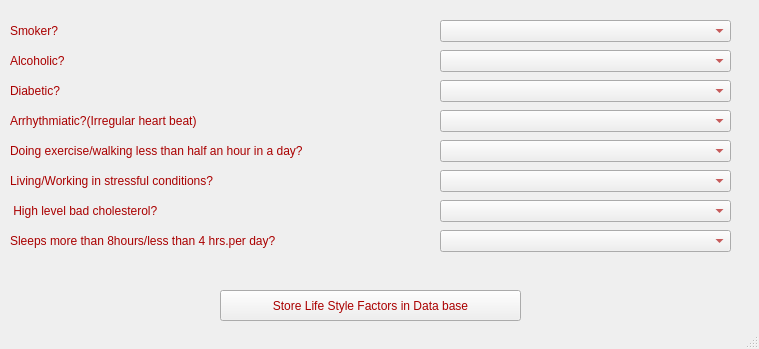
<?xml version="1.0" encoding="UTF-8"?>
<ui version="4.0">
 <class>MainWindow</class>
 <widget class="QMainWindow" name="MainWindow">
  <property name="geometry">
   <rect>
    <x>0</x>
    <y>0</y>
    <width>759</width>
    <height>349</height>
   </rect>
  </property>
  <property name="windowTitle">
   <string>Life Style Factors</string>
  </property>
  <property name="styleSheet">
   <string notr="true">color: rgb(170, 0, 0);
font: 75 12pt &quot;MS Shell Dlg 2&quot;;</string>
  </property>
  <widget class="QWidget" name="centralwidget">
   <widget class="QPushButton" name="pushButton">
    <property name="geometry">
     <rect>
      <x>220</x>
      <y>290</y>
      <width>301</width>
      <height>31</height>
     </rect>
    </property>
    <property name="text">
     <string>Store Life Style Factors in Data base</string>
    </property>
   </widget>
   <widget class="QLabel" name="label_4">
    <property name="geometry">
     <rect>
      <x>10</x>
      <y>50</y>
      <width>321</width>
      <height>21</height>
     </rect>
    </property>
    <property name="text">
     <string>Alcoholic?</string>
    </property>
   </widget>
   <widget class="QLabel" name="label_6">
    <property name="geometry">
     <rect>
      <x>10</x>
      <y>80</y>
      <width>321</width>
      <height>21</height>
     </rect>
    </property>
    <property name="text">
     <string>Diabetic?</string>
    </property>
   </widget>
   <widget class="QLabel" name="label_7">
    <property name="geometry">
     <rect>
      <x>10</x>
      <y>110</y>
      <width>301</width>
      <height>21</height>
     </rect>
    </property>
    <property name="text">
     <string>Arrhythmiatic?(Irregular heart beat)</string>
    </property>
   </widget>
   <widget class="QLabel" name="label_8">
    <property name="geometry">
     <rect>
      <x>10</x>
      <y>140</y>
      <width>411</width>
      <height>21</height>
     </rect>
    </property>
    <property name="text">
     <string>Doing exercise/walking less than half an hour in a day?</string>
    </property>
   </widget>
   <widget class="QLabel" name="label_14">
    <property name="geometry">
     <rect>
      <x>10</x>
      <y>20</y>
      <width>341</width>
      <height>21</height>
     </rect>
    </property>
    <property name="text">
     <string>Smoker?</string>
    </property>
   </widget>
   <widget class="QLabel" name="label_10">
    <property name="geometry">
     <rect>
      <x>10</x>
      <y>170</y>
      <width>311</width>
      <height>21</height>
     </rect>
    </property>
    <property name="text">
     <string>Living/Working in stressful conditions?</string>
    </property>
   </widget>
   <widget class="QLabel" name="label_11">
    <property name="geometry">
     <rect>
      <x>10</x>
      <y>200</y>
      <width>311</width>
      <height>21</height>
     </rect>
    </property>
    <property name="text">
     <string> High level bad cholesterol?</string>
    </property>
   </widget>
   <widget class="QLabel" name="label_12">
    <property name="geometry">
     <rect>
      <x>10</x>
      <y>230</y>
      <width>371</width>
      <height>21</height>
     </rect>
    </property>
    <property name="text">
     <string>Sleeps more than 8hours/less than 4 hrs.per day?</string>
    </property>
   </widget>
   <widget class="QComboBox" name="comboBox_4">
    <property name="geometry">
     <rect>
      <x>440</x>
      <y>110</y>
      <width>291</width>
      <height>22</height>
     </rect>
    </property>
   </widget>
   <widget class="QComboBox" name="comboBox_3">
    <property name="geometry">
     <rect>
      <x>440</x>
      <y>80</y>
      <width>291</width>
      <height>22</height>
     </rect>
    </property>
   </widget>
   <widget class="QComboBox" name="comboBox_5">
    <property name="geometry">
     <rect>
      <x>440</x>
      <y>140</y>
      <width>291</width>
      <height>22</height>
     </rect>
    </property>
   </widget>
   <widget class="QComboBox" name="comboBox_8">
    <property name="geometry">
     <rect>
      <x>440</x>
      <y>230</y>
      <width>291</width>
      <height>22</height>
     </rect>
    </property>
   </widget>
   <widget class="QComboBox" name="comboBox_6">
    <property name="geometry">
     <rect>
      <x>440</x>
      <y>170</y>
      <width>291</width>
      <height>22</height>
     </rect>
    </property>
   </widget>
   <widget class="QComboBox" name="comboBox">
    <property name="geometry">
     <rect>
      <x>440</x>
      <y>20</y>
      <width>291</width>
      <height>22</height>
     </rect>
    </property>
   </widget>
   <widget class="QComboBox" name="comboBox_7">
    <property name="geometry">
     <rect>
      <x>440</x>
      <y>200</y>
      <width>291</width>
      <height>22</height>
     </rect>
    </property>
   </widget>
   <widget class="QComboBox" name="comboBox_2">
    <property name="geometry">
     <rect>
      <x>440</x>
      <y>50</y>
      <width>291</width>
      <height>22</height>
     </rect>
    </property>
   </widget>
  </widget>
  <widget class="QStatusBar" name="statusbar"/>
 </widget>
 <resources/>
 <connections/>
</ui>
